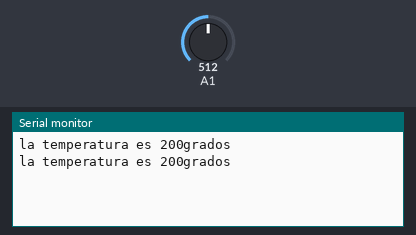
Bench run of a sketch on a simulated Arduino Uno, built with avr-gcc and run on an emulated ATmega328P. On the bench: the last lines printed to the serial monitor. The test bench sets the inputs (shaded band); at power-on: A1 = 512.

Above: at 1.8 s.
1.9 s: A1 set to 716
At 2.8 s:
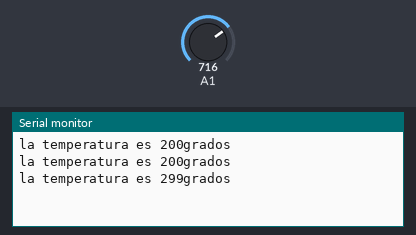
3.4 s: A1 set to 900
At 4.8 s:
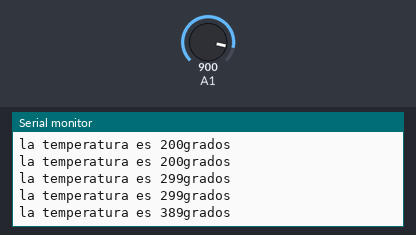
Timing chart, 0 to 6.4 s (numbered marks = the images above; inputs shaded):
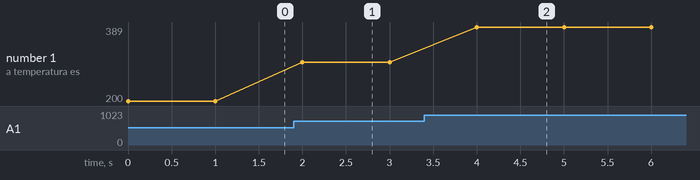

Measured:
- after the input at 1.9 s, the serial monitor: prints a new line after 0.10 s (image 1)
- after the input at 3.4 s, the serial monitor: prints a new line after 0.60 s (image 2)
- plotted number 1: 200 → 299 after the input at 1.9 s, 299 → 389 after the input at 3.4 s

The sketch:

medir_temp.ino
```cpp
void setup()
{
  //jhfdfjhbgkljn,ñljn.,mlñlkp
  Serial.begin(9600);

  pinMode(A1, INPUT);
}

void loop()
{
  Serial.print("la temperatura es ");
  Serial.print(map(analogRead(A1), 0, 1023, -49.8, 449.6));
  Serial.println("grados");
  delay(1000); // Wait for 1000 millisecond(s)
}
```
